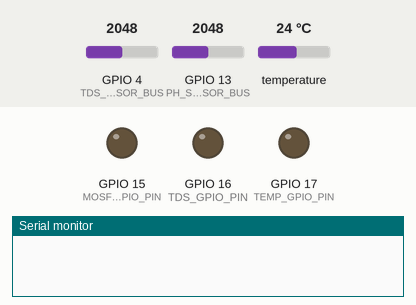
Simulated run of this sketch. Board: ESP32. Shown: output pins drawn as LEDs (lit = HIGH), the last lines printed to the serial monitor. The inputs (shaded band) are chosen by the test bench; at power-on: GPIO 4 (TDS_SENSOR_BUS) = 2048, GPIO 13 (PH_SENSOR_BUS) = 2048, temperature 24 °C.

Above: at 0.1 s.
At 70.1 s:
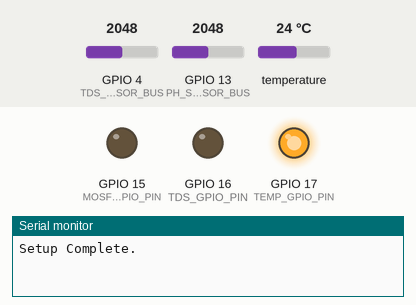
At 82.8 s:
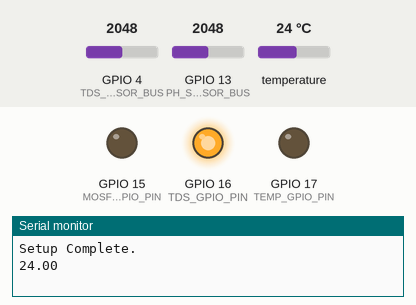
At 94.8 s:
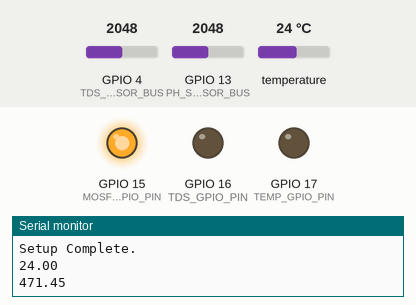
Timing chart, 0 to 108.2 s (numbered marks = the images above):
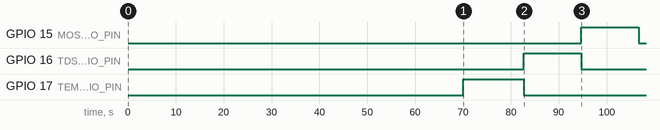

The sketch:

5TempDS18B20_TDS_pH-2.0_mosfet_sketch_v5_class.ino
```cpp
/* Written with PlatformIO
Intended for ESP32 Board */

// #include <Arduino.h>

#include <Wire.h>               // Wire Library
#include <OneWire.h>            // DS18B20 Temperature Sensor
#include <DallasTemperature.h>  // DS18B20 Temperature Sensor
#include <DFRobot_ESP_PH.h>         // DFRobot pH Library v2.0
#include <EEPROM.h>             // EEPROM library
#include "OnewireTemperature.h" // Temperature Sensor Class
#include "AnalogTds.h"          // TDS sensor class
#include "AnalogpH.h"           // pH sensor class

// Pin definitions
#define ONE_WIRE_BUS 2     // Data wire is plugged into port 2
#define TEMP_GPIO_PIN 17   // Power Port is GPIO PIN 17
#define TDS_SENSOR_BUS 4   // Data Wire is plugged into port 4
#define TDS_GPIO_PIN 16    // Power Port is GPIO PIN 16
#define MOSFET_GPIO_PIN 15 // Power Port is GPIO PIN 15
#define PH_SENSOR_BUS 13   // The ADC Pin for the ADS1115 (must be 0, 1, 2, 3)

// pH Offset
// #define Offset 0.37 // Deviation compensation for pH sensor

// Global variables
float adjustedTemp = 0;    // Variable to store temperature
float adjustedTds = 0;     // Variable to store TDS
float adjustedpH = 0;      // Variable to store pH
bool codeExecuted = false; // Flag for code execution

// Define sampling intervals for sensors
#define SAMPLING_INTERVAL 60000 // Interval for sampling (milliseconds)
#define READING_DURATION 12000  // Duration for sampling (milliseconds)

// Define state machine states for each sensor
enum SensorState
{
    SENSOR_OFF,
    SENSOR_INIT,
    SENSOR_STABILIZE,
    SENSOR_READ,
    SENSOR_SHUTDOWN
};

SensorState tempSensorState = SENSOR_OFF;
SensorState tdsSensorState = SENSOR_OFF;
SensorState pHSensorState = SENSOR_OFF;
unsigned long tempStateStartTime = 0;
unsigned long tdsStateStartTime = 0;
unsigned long pHStateStartTime = 0;

// Function prototypes
void startTemperatureSensor();
void stopTemperatureSensor();
void startTDSSensor();
void stopTDSSensor();
void startPHSensor();
void stopPHSensor();
void temperatureSensorStateMachine();
void tdsSensorStateMachine();
void pHSensorStateMachine();

// Create an instance of TemperatureSensor (onewire PIN, number of samples)
// Using the default value (10) for tempSenseIterations and 250ms for read delay
TemperatureSensor tempSensorInstance(ONE_WIRE_BUS);

// Providing a custom value for tempSenseIterations (e.g., 15)
// TemperatureSensor tempSensorInstance(ONE_WIRE_BUS, 15);

// Create an instance of TdsSensor (voltage, kCoefficient, reference temp, ADC bits, GPIO PIN, number of samples, delay between read)
// Using the default value (10) for tdsSenseIterations and 250ms for read delay
TdsSensor tdsSensorInstance(3.3, 0.02, 25.0, 4096, TDS_SENSOR_BUS);

// Providing a custom value for tdsSenseIterations (e.g., 15) and measurement delay
// TdsSensor tdsSensorInstance(3.3, 0.02, 25.0, 1024.0, TDS_SENSOR_BUS, 15, 500);

// Create an instance of pHSensor (voltage in 1000 units (3300 for ESP32), reference temp, ADC bits, GPIO PIN, number of samples, delay between read)
// Using 5V passthrough with ESP32 will result in a negative pH value and disables calibration features
// Using the default value (40) for pHSenseIterations and 250ms default for measurement delay
// pHSensor pHSensorInstance(3300, 25.0, 4096, PH_SENSOR_BUS);

// Providing a custom value of pHSense Iterations and measurement delay
pHSensor pHSensorInstance(3300, 25.0, 4096, PH_SENSOR_BUS, 15, 750);

void setup()
{
    Serial.begin(9600); // Start serial port for debugging
    // Wait for serial port to connect
    while (!Serial)
    {
        ;
    }
    pinMode(TEMP_GPIO_PIN, OUTPUT);    // Set GPIO PIN as OUTPUT for controlling power
    pinMode(TDS_GPIO_PIN, OUTPUT);     // Set GPIO PIN as OUTPUT for controlling power
    pinMode(MOSFET_GPIO_PIN, OUTPUT);  // Set GPIO PIN as OUTPUT for controlling power
    pinMode(ONE_WIRE_BUS, INPUT);      // Set GPIO PIN as INPUT for reading data
    pinMode(TDS_SENSOR_BUS, INPUT);    // Set GPIO PIN as INPUT for reading data
    pinMode(PH_SENSOR_BUS, INPUT);     // Set GPIO PIN as INPUT for reading data
    Wire.begin();                      // Join I2C bus as master device (message sender)
    tempSensorInstance.beginSensors(); // Start up the temperature sensor library
    pHSensorInstance.beginSensors();   // Start up the pH sensor library

    // Perform initialization if code has not been executed before
    if (!codeExecuted)
    {
        delay(10000);                      // Brief setup delay
        Serial.println("Setup Complete."); // Print setup message to serial monitor
        codeExecuted = true;               // Set code execution flag
    }
}

void loop()
{
    // Sampling temperature at regular intervals
    static unsigned long tempSamplingTime = millis();
    if (millis() - tempSamplingTime > SAMPLING_INTERVAL)
    {
        startTemperatureSensor();
        tempSamplingTime = millis();
    }

    // Sampling TDS after temperature sensor has finished
    temperatureSensorStateMachine();
    tdsSensorStateMachine();
    pHSensorStateMachine(); // Add this to ensure pH sensor state machine is processed
}

void startTemperatureSensor()
{
    tempSensorState = SENSOR_INIT;
}

void stopTemperatureSensor()
{
    tempSensorState = SENSOR_OFF;
}

void startTDSSensor()
{
    tdsSensorState = SENSOR_INIT;
}

void stopTDSSensor()
{
    tdsSensorState = SENSOR_OFF;
}

void startPHSensor()
{
    pHSensorState = SENSOR_INIT;
}

void stopPHSensor()
{
    pHSensorState = SENSOR_OFF;
}

void temperatureSensorStateMachine()
{
    switch (tempSensorState)
    {
    case SENSOR_OFF:
        // Do nothing until instructed to turn on the sensor
        break;
    case SENSOR_INIT:
        // Initialize sensor
        tempStateStartTime = millis();
        digitalWrite(TEMP_GPIO_PIN, HIGH); // Power on the sensor
        tempSensorState = SENSOR_STABILIZE;
        break;
    case SENSOR_STABILIZE:
        // Wait for sensor stabilization
        if (millis() - tempStateStartTime >= 2000)
        {                                  // Wait for 2 seconds
            tempSensorState = SENSOR_READ; // Move to next state
        }
        break;
    case SENSOR_READ:
        // Read sensor data
        adjustedTemp = tempSensorInstance.readAndAdjustTemp(); // Read and adjust temperature
        // By default the library reads every ~1s, so the duration must be timed correctly according to buffer size
        if (millis() - tempStateStartTime >= READING_DURATION)
        {                                      // Waiting period
            Serial.println(adjustedTemp);      // Uncomment for debugging
            tempSensorState = SENSOR_SHUTDOWN; // Move to next state
        }
        break;
    case SENSOR_SHUTDOWN:
        // Power off the sensor
        digitalWrite(TEMP_GPIO_PIN, LOW);
        stopTemperatureSensor(); // Reset to initial state
        startTDSSensor();
        break;
    }
}

void tdsSensorStateMachine()
{
    switch (tdsSensorState)
    {
    case SENSOR_OFF:
        // Do nothing until instructed to turn on the sensor
        break;
    case SENSOR_INIT:
        // Initialize sensor
        tdsStateStartTime = millis();
        digitalWrite(TDS_GPIO_PIN, HIGH); // Power on the sensor
        tdsSensorState = SENSOR_STABILIZE;
        break;
    case SENSOR_STABILIZE:
        // Wait for sensor stabilization
        if (millis() - tdsStateStartTime >= 2000)
        {                                 // Wait for 2 seconds
            tdsSensorState = SENSOR_READ; // Move to next state
        }
        break;
    case SENSOR_READ:
        // Read sensor data
        adjustedTds = tdsSensorInstance.readAndAdjustTds(adjustedTemp);
        if (millis() - tdsStateStartTime >= READING_DURATION)
        {                                     // Waiting period
            Serial.println(adjustedTds);      // Uncomment for debugging
            tdsSensorState = SENSOR_SHUTDOWN; // Move to next state
        }
        break;
    case SENSOR_SHUTDOWN:
        // Power off the sensor
        digitalWrite(TDS_GPIO_PIN, LOW);
        stopTDSSensor(); // Reset to initial state
        startPHSensor();
        break;
    }
}

void pHSensorStateMachine()
{
    switch (pHSensorState)
    {
    case SENSOR_OFF:
        // Do nothing until instructed to turn on the sensor
        break;
    case SENSOR_INIT:
        // Initialize sensor
        pHStateStartTime = millis();
        // Serial.println("Applied Mosfet Power."); // Uncomment for debugging
        digitalWrite(MOSFET_GPIO_PIN, HIGH); // Power on the sensor
        pHSensorState = SENSOR_STABILIZE;
        break;
    case SENSOR_STABILIZE:
        // Wait for sensor stabilization
        if (millis() - pHStateStartTime >= 2000)
        {                                // Wait for 2 seconds
            pHSensorState = SENSOR_READ; // Move to next state
        }
        break;
    case SENSOR_READ:
        // Read sensor data
        adjustedpH = pHSensorInstance.computePHValue(adjustedTemp);
        if (millis() - pHStateStartTime >= READING_DURATION)
        {                                    // Waiting period
            Serial.println(adjustedpH);      // Uncomment for debugging
            pHSensorState = SENSOR_SHUTDOWN; // Move to next state
        }
        break;
    case SENSOR_SHUTDOWN:
        // Power off the sensor
        digitalWrite(MOSFET_GPIO_PIN, LOW);
        stopPHSensor(); // Reset to initial state
        break;
    }
}
```

AnalogTds.h
```cpp
#include <algorithm> // Include for std::copy and std::sort

class TdsSensor
{
private:
    // Constants for temperature coefficient calculation
    const float kCoefficient;     // 2% Coefficient calculation
    const float referenceTemp;    // Reference temperature for the TDS sensor
    const int tdsSenseIterations; // Number of measurements to take
    const float maxADCValue;      // ADC bits
    const int SENSOR_INPUT_PIN;   // Define the input PIN

    float VC;                      // The voltage on the pin powering the sensor
    float *analogBuffer;           // Dynamic array for buffer
    int analogBufferIndex;         // Index for the circular buffer
    unsigned long lastReadTime;    // To store the last read time
    const unsigned long readDelay; // Delay between reads (milliseconds)

public:
    // Constructor
    TdsSensor(float voltageConstant, float kCoeff, float refTemp, float maxADC, int inputPin, int iterations = 10, unsigned long readGap = 250)
        : VC(voltageConstant), kCoefficient(kCoeff), referenceTemp(refTemp), maxADCValue(maxADC), SENSOR_INPUT_PIN(inputPin), tdsSenseIterations(iterations), readDelay(readGap), lastReadTime(0), analogBufferIndex(0)
    {
        // Allocate memory for the analog buffer
        analogBuffer = new float[tdsSenseIterations];
        if (analogBuffer == nullptr)
        {
            Serial.println("Failed to allocate memory for analog buffer");
        }
    }

    // Destructor
    ~TdsSensor()
    {
        // Deallocate memory for the analog buffer
        delete[] analogBuffer;
    }

    // Method to get the readDelay value
    unsigned long getReadDelay() const
    {
        return readDelay;
    }

    // Function to read analog value from sensor and store in buffer
    void analogReadAction()
    {
        unsigned long currentMillis = millis(); // Assign current millis value for timer

        // Check if the delay gap has passed
        if (currentMillis - lastReadTime >= readDelay)
        {
            float sensorValue = analogRead(SENSOR_INPUT_PIN);
            // Serial.println(sensorValue); // Uncomment for debugging
            analogBuffer[analogBufferIndex] = sensorValue;
            analogBufferIndex = (analogBufferIndex + 1) % tdsSenseIterations; // Circular buffer

            // Update the last read time
            lastReadTime = currentMillis;
        }
    }

    // Function to compute median reading from buffer
    float computeMedian()
    {
        float sortedBuffer[tdsSenseIterations]; // Temporary array for sorting
        std::copy(analogBuffer, analogBuffer + tdsSenseIterations, sortedBuffer);
        std::sort(sortedBuffer, sortedBuffer + tdsSenseIterations);

        if (tdsSenseIterations % 2 == 0)
        {
            float median = (sortedBuffer[tdsSenseIterations / 2 - 1] + sortedBuffer[tdsSenseIterations / 2]) / 2.0f;
            return median;
        }
        else
        {
            return sortedBuffer[tdsSenseIterations / 2];
        }
    }

    // Function to adjust TDS reading based on temperature
    float adjustTds(float voltage, float temperature)
    {
        // Calculate temperature correction factor
        float tempCorrection = 1.0 + kCoefficient * (temperature - referenceTemp);

        // Calculate compensation voltage
        float compensationVoltage = voltage / tempCorrection;

        // Adjust TDS reading based on temperature
        return (133.42 / compensationVoltage * compensationVoltage * compensationVoltage - 255.86 * compensationVoltage * compensationVoltage + 857.39 * compensationVoltage) * 0.5;
    }

    // Combined function for reading analog value and adjusting TDS
    float readAndAdjustTds(float temperature)
    {
        analogReadAction();
        float medianSensorValue = computeMedian();
        float averageVoltage = medianSensorValue * VC / maxADCValue;
        return adjustTds(averageVoltage, temperature);
    }
};
```

AnalogpH.h
```cpp
#include <algorithm>        // Include for std::copy and std::sort
#include <DFRobot_ESP_PH.h> // DFRobot pH Library v2.0
#include <EEPROM.h>         // EEPROM library

class pHSensor
{
private:
    // Constants
    int SENSOR_INPUT_PIN;          // Define the input PIN to read
    const int pHSenseIterations;   // Number of pH measurements to take
    const float referenceTemp;     // Reference temperature for the pH sensor
    const float maxADCValue;       // ADC bits
    float VC;                      // The voltage on the pin powering the sensor (in 1000 units)
    float *analogBuffer;           // Dynamic array for buffer
    int analogBufferIndex;         // Index for circular buffer
    unsigned long lastReadTime;    // To store the last read time
    const unsigned long readDelay; // Delay between reads (milliseconds)

    DFRobot_ESP_PH ph; // pH sensor object

public:
    // Constructor
    pHSensor(float voltageConstant, float refTemp, float maxADC, int inputPin, int iterations = 40, unsigned long readGap = 250)
        : VC(voltageConstant), referenceTemp(refTemp), maxADCValue(maxADC), SENSOR_INPUT_PIN(inputPin), pHSenseIterations(iterations), readDelay(readGap), lastReadTime(0), analogBufferIndex(0)
    {
        // Allocate memory for the analog buffer
        analogBuffer = new float[pHSenseIterations];
        if (analogBuffer == nullptr)
        {
            Serial.println("Failed to allocate memory for analog buffer");
        }
    }

    // Destructor
    ~pHSensor()
    {
        // Deallocate memory for the analog buffer
        delete[] analogBuffer;
    }

    // Function to initialize the sensors object
    void beginSensors()
    {
        ph.begin();
    }

    // Function to get the readDelay value
    unsigned long getReadDelay() const
    {
        return readDelay;
    }

    // Function to read analog value from pH sensor and store in buffer
    void analogReadAction()
    {
        // Read the appropriate ADC channel based on SENSOR_INPUT_PIN
        float sensorValue = analogRead(SENSOR_INPUT_PIN);
        Serial.println(sensorValue);
        // Store the voltage value in the circular buffer
        analogBuffer[analogBufferIndex] = sensorValue;

        // Update the buffer index
        analogBufferIndex = (analogBufferIndex + 1) % pHSenseIterations;
    }

    // Function to compute median reading from buffer
    float computeMedian()
    {
        float sortedBuffer[pHSenseIterations]; // Temporary array for sorting
        std::copy(analogBuffer, analogBuffer + pHSenseIterations, sortedBuffer);
        std::sort(sortedBuffer, sortedBuffer + pHSenseIterations);

        if (pHSenseIterations % 2 == 0)
        {
            float median = (sortedBuffer[pHSenseIterations / 2 - 1] + sortedBuffer[pHSenseIterations / 2]) / 2.0f;
            return median;
        }
        else
        {
            return sortedBuffer[pHSenseIterations / 2];
        }
    }

    // Function to adjust pH based on temperature
    float adjustpH(float voltage, float temperature)
    {
        float pHValue = ph.readPH(voltage, temperature); // Convert voltage to pH with temp adjustment
        return pHValue;
    }

    // Function to compute pH value
    float computePHValue(float temperature)
    {
        analogReadAction();
        float medianSensorValue = computeMedian();
        float averageVoltage = medianSensorValue * VC / maxADCValue;
        return adjustpH(averageVoltage, temperature);
    }
};
```

Source omitted: OnewireTemperature.h (1994 bytes)

Measured:
- by itself, GPIO 15 (MOSFET_GPIO_PIN): LOW → HIGH at 94.7 s, → LOW 12.0 s later
- by itself, GPIO 16 (TDS_GPIO_PIN): LOW → HIGH at 82.7 s, → LOW 12.0 s later
- by itself, GPIO 17 (TEMP_GPIO_PIN): LOW → HIGH at 70.0 s, → LOW 12.7 s later
